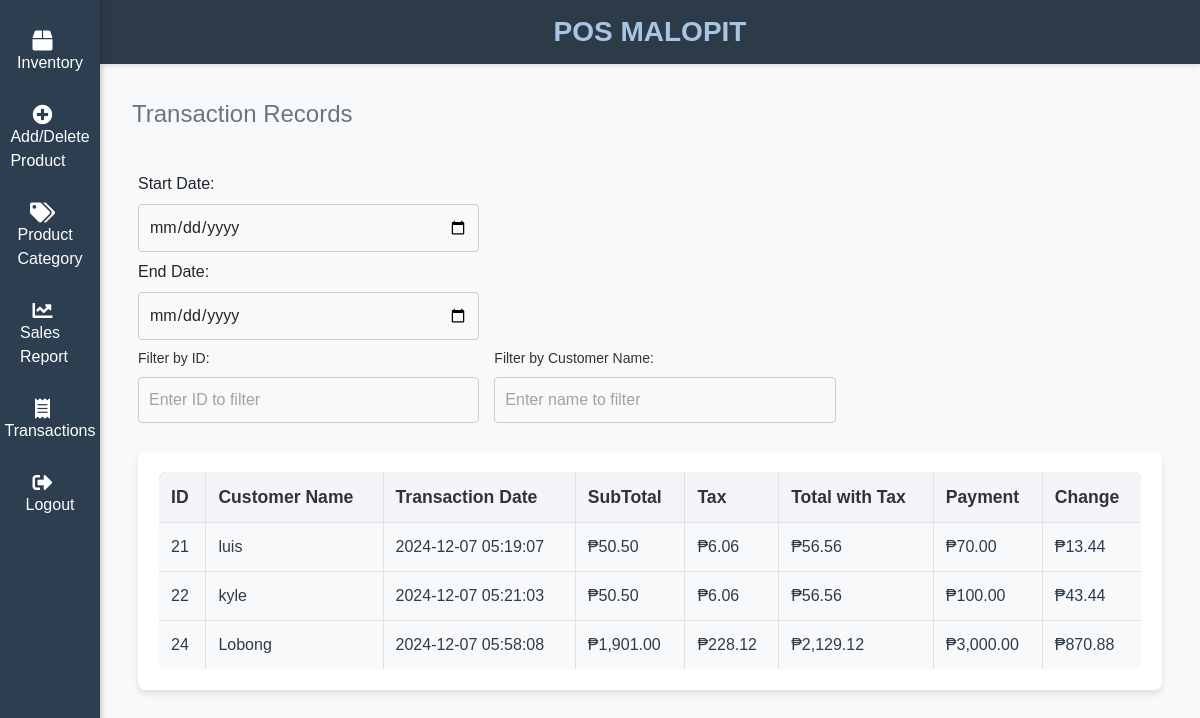
The page /akt/transactions.php (signed in) on the database its author committed.
### tables this page shows
CREATE TABLE `transactions` (
  `id` int(11) NOT NULL,
  `customer_name` varchar(255) NOT NULL,
  `total_price` decimal(10,2) NOT NULL,
  `tax` decimal(10,2) NOT NULL,
  `total_with_tax` decimal(10,2) NOT NULL,
  `payment` decimal(10,2) NOT NULL,
  `change_amount` decimal(10,2) NOT NULL,
  `transaction_date` timestamp NOT NULL DEFAULT current_timestamp()
);

### akt/transactions.php (the view, shortened to what this page needs)
<?php
function getDbConnection() {
    $conn = new mysqli(DB_HOST, DB_USERNAME, DB_PASSWORD, DB_DATABASE);
    return $conn;
}
$db = getDbConnection();
$sql = "SELECT * FROM transactions";
$stmt = $db->prepare($sql);
$stmt->execute();
$result = $stmt->get_result();
$transactions = [];
while ($row = $result->fetch_assoc()) {
    $transactions[] = $row;
}
?>
<!DOCTYPE html>
<html>
<head>
    <link rel="stylesheet" type="text/css" href="./css/main.css">
    <link rel="stylesheet" type="text/css" href="./css/admin.css">
    <link rel="stylesheet" type="text/css" href="./css/util.css">
    <link rel="stylesheet" href="https://cdn.jsdelivr.net/npm/tailwindcss@2.1.2/dist/tailwind.min.css">
</head>
<body>
    <?php require 'templates/admin_header.php' ?>
    <div class="flex">
        <?php require 'templates/admin_navbar.php' ?>
        <main>
            <div class="wrapper w-60p">
                <span class="subtitle">Transaction Records</span>
                <div class="container mx-auto py-10">
            <div class="flex flex-col w-full sm:w-1/2 md:w-1/3">
            <label for="filter_start_date">Start Date:</label>
            <input type="date" id="filter_start_date" onchange="filterTransactions()">
        </div>
        <div class="flex flex-col w-full sm:w-1/2 md:w-1/3">
            <label for="filter_end_date">End Date:</label>
            <input type="date" id="filter_end_date" onchange="filterTransactions()">
        </div>
        <div class="filter-container">
            <div class="flex flex-col w-full sm:w-1/2 md:w-1/3">
                <label for="filter_id">Filter by ID:</label>
                <input type="text" id="filter_id" placeholder="Enter ID to filter" onkeyup="filterTransactions()">
            </div>
            <div class="flex flex-col w-full sm:w-1/2 md:w-1/3">
                <label for="filter_name">Filter by Customer Name:</label>
                <input type="text" id="filter_name" placeholder="Enter name to filter" onkeyup="filterTransactions()">
            </div>
        </div>
        <div class="table-container">
            <table id="transactions_table" class="table-auto w-full">
                <thead>
                    <tr>
                        <th>ID</th>
                        <th>Customer Name</th>
                        <th>Transaction Date</th>
                        <th>SubTotal</th>
                        <th>Tax</th>
                        <th>Total with Tax</th>
                        <th>Payment</th>
                        <th>Change</th>
                    </tr>
                </thead>
                <tbody>
                    <?php if (count($transactions) > 0): ?>
                        <?php foreach ($transactions as $transaction): ?>
                        <tr>
                            <td><?= htmlspecialchars($transaction['id']) ?></td>
                            <td><?= htmlspecialchars($transaction['customer_name']) ?></td>
                            <td><?= htmlspecialchars($transaction['transaction_date']) ?></td>
                            <td>₱<?= number_format($transaction['total_price'], 2) ?></td>
                            <td>₱<?= number_format($transaction['tax'], 2) ?></td>
                            <td>₱<?= number_format($transaction['total_with_tax'], 2) ?> </td>
                            <td>₱<?= number_format($transaction['payment'], 2) ?> </td>
                            <td>₱<?= number_format($transaction['change_amount'], 2) ?></td>
                        </tr>
                        <?php endforeach; ?>
                    <?php else: ?>
                        <tr class="no-results"><td colspan="8">No transactions found</td></tr>
                    <?php endif; ?>
                </tbody>
            </table>
        </div>
    </div>
            </div>
        </main>
    </div>
</body>
</html>

### akt/css/main.css (style rules this page uses)
body { --shadow: 0 4px 8px rgba(0, 0, 0, 0.1), 0 2px 4px rgba(0, 0, 0, 0.08); --primary-dark: #2D3B48; --primary: #4C6A92; --primary-light: #A8C6E3; --secondary-dark: #343A40; --secondary: #6C757D; --secondary-light: #D6D8DB; --background-light: #F8F9FA; --background-dark: #E9ECEF; --highlight: #FFD700; --success: orange ; --error: #DC3545; --text-primary: #212529; --text-secondary: #495057; --text-muted: #868E96; background: var(--background-light); margin: 0; font-family: "Open Sans", sans-serif; font-size: 16px; color: var(--text-primary); line-height: 1.6; }
body { padding-left: 100px; }

### akt/css/admin.css (style rules this page uses)
:root { --primary-dark: #2D3B48; --primary: #4C6A92; --primary-light: #A8C6E3; --secondary-dark: #343A40; --secondary: #6C757D; --secondary-light: #D6D8DB; --background-light: #F8F9FA; --background-dark: #E9ECEF; --highlight: #FFD700; --success: #28A745; --error: #DC3545; --text-primary: #212529; --text-secondary: #495057; --text-muted: #868E96; }
.subtitle { font-size: 1.5rem; color: var(--secondary); }
main { flex-grow: 1; height: calc(100vh - 64px); overflow-y: auto; background-color: var(--background-light); padding: 16px; }
.wrapper { padding: 16px; }
table { border-collapse: collapse; width: 100%; border: 1px solid var(--secondary-light); border-radius: 8px; overflow: hidden; }
thead { background-color: var(--primary-light); }
th { text-align: left; padding: 12px; font-size: 1.1em; color: var(--primary-dark); }
td { background-color: var(--background-light); border: 1px solid var(--secondary-light); padding: 12px; color: var(--primary-dark); }
tr:nth-child(even) { background-color: var(--background-dark); }

### akt/css/util.css (style rules this page uses)
.flex { display: flex; }
.flex-col { flex-direction: column; }
.w-full { width: 100%; }

### akt/transactions.php (style rules this page uses)
.table-container { margin: 20px auto; max-width: 1200px; padding: 20px; border-radius: 8px; box-shadow: 0 4px 6px rgba(0, 0, 0, 0.1); background-color: #fff; animation: fadeIn 1s ease-in-out; }
table { width: 100%; border-collapse: collapse; }
table, th, td { border: 1px solid #e1e1e1; }
th, td { padding: 12px; text-align: left; }
th { background-color: #f4f4f9; color: #333; }
tr:nth-child(even) { background-color: #f9f9f9; }
input[type="text"], input[type="date"] { width: 100%; padding: 10px; margin: 8px 0; border: 1px solid #ccc; border-radius: 4px; background-color: #f9f9f9; transition: border-color 0.3s ease-in-out; }
.filter-container { margin-bottom: 20px; display: flex; gap: 15px; flex-wrap: wrap; }
.filter-container label { font-size: 14px; color: #333; }

### akt/templates/admin_navbar.php (style rules this page uses)
body { margin: 0; font-family: Arial, sans-serif; }

### rows shown on the page
transactions: id "21", customer_name "luis", transaction_date "2024-12-07 05:19:07", total_price "50.50", tax "6.06", total_with_tax "56.56", payment "70.00", change_amount "13.44"
transactions: id "22", customer_name "kyle", transaction_date "2024-12-07 05:21:03", total_price "50.50", tax "6.06", total_with_tax "56.56", payment "100.00", change_amount "43.44"
transactions: id "24", customer_name "Lobong", transaction_date "2024-12-07 05:58:08", total_price "1,901.00", tax "228.12", total_with_tax "2,129.12", payment "3,000.00", change_amount "870.88"
